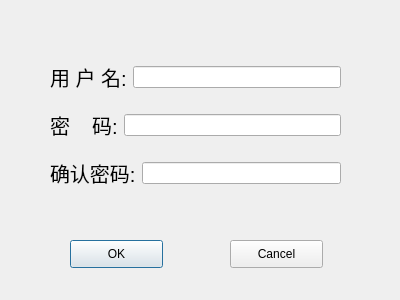
<?xml version="1.0" encoding="UTF-8"?>
<ui version="4.0">
 <class>userAdd</class>
 <widget class="QDialog" name="userAdd">
  <property name="geometry">
   <rect>
    <x>0</x>
    <y>0</y>
    <width>400</width>
    <height>300</height>
   </rect>
  </property>
  <property name="windowTitle">
   <string>Dialog</string>
  </property>
  <widget class="QWidget" name="verticalLayoutWidget">
   <property name="geometry">
    <rect>
     <x>50</x>
     <y>60</y>
     <width>291</width>
     <height>131</height>
    </rect>
   </property>
   <layout class="QVBoxLayout" name="verticalLayout">
    <item>
     <layout class="QHBoxLayout" name="horizontalLayout">
      <item>
       <widget class="QLabel" name="label_4">
        <property name="font">
         <font>
          <pointsize>15</pointsize>
         </font>
        </property>
        <property name="text">
         <string>用 户 名:</string>
        </property>
        <property name="buddy">
         <cstring>name</cstring>
        </property>
       </widget>
      </item>
      <item>
       <widget class="QLineEdit" name="name"/>
      </item>
     </layout>
    </item>
    <item>
     <spacer name="horizontalSpacer">
      <property name="orientation">
       <enum>Qt::Horizontal</enum>
      </property>
      <property name="sizeHint" stdset="0">
       <size>
        <width>40</width>
        <height>10</height>
       </size>
      </property>
     </spacer>
    </item>
    <item>
     <layout class="QHBoxLayout" name="horizontalLayout_2">
      <item>
       <widget class="QLabel" name="label_5">
        <property name="font">
         <font>
          <pointsize>15</pointsize>
         </font>
        </property>
        <property name="text">
         <string>密    码:</string>
        </property>
        <property name="buddy">
         <cstring>password</cstring>
        </property>
       </widget>
      </item>
      <item>
       <widget class="QLineEdit" name="password"/>
      </item>
     </layout>
    </item>
    <item>
     <spacer name="horizontalSpacer_2">
      <property name="orientation">
       <enum>Qt::Horizontal</enum>
      </property>
      <property name="sizeHint" stdset="0">
       <size>
        <width>40</width>
        <height>10</height>
       </size>
      </property>
     </spacer>
    </item>
    <item>
     <layout class="QHBoxLayout" name="horizontalLayout_3">
      <item>
       <widget class="QLabel" name="label_6">
        <property name="font">
         <font>
          <pointsize>15</pointsize>
         </font>
        </property>
        <property name="text">
         <string>确认密码:</string>
        </property>
        <property name="buddy">
         <cstring>password</cstring>
        </property>
       </widget>
      </item>
      <item>
       <widget class="QLineEdit" name="password_2"/>
      </item>
     </layout>
    </item>
   </layout>
  </widget>
  <widget class="QPushButton" name="OK">
   <property name="geometry">
    <rect>
     <x>70</x>
     <y>240</y>
     <width>93</width>
     <height>28</height>
    </rect>
   </property>
   <property name="text">
    <string>OK</string>
   </property>
  </widget>
  <widget class="QPushButton" name="Cancel">
   <property name="geometry">
    <rect>
     <x>230</x>
     <y>240</y>
     <width>93</width>
     <height>28</height>
    </rect>
   </property>
   <property name="text">
    <string>Cancel</string>
   </property>
  </widget>
 </widget>
 <resources/>
 <connections/>
</ui>
